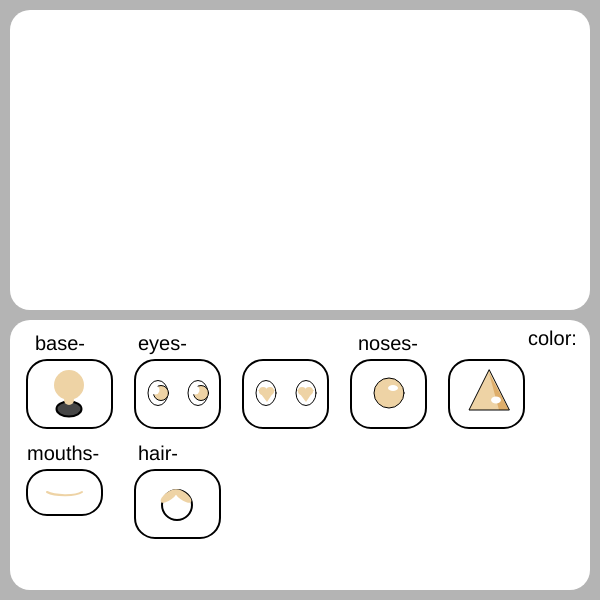
Frame 1 (no input)
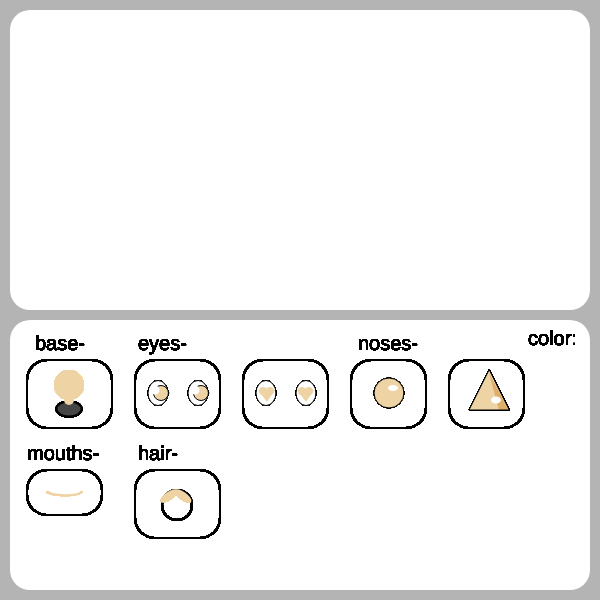
Frame 60 (no input)
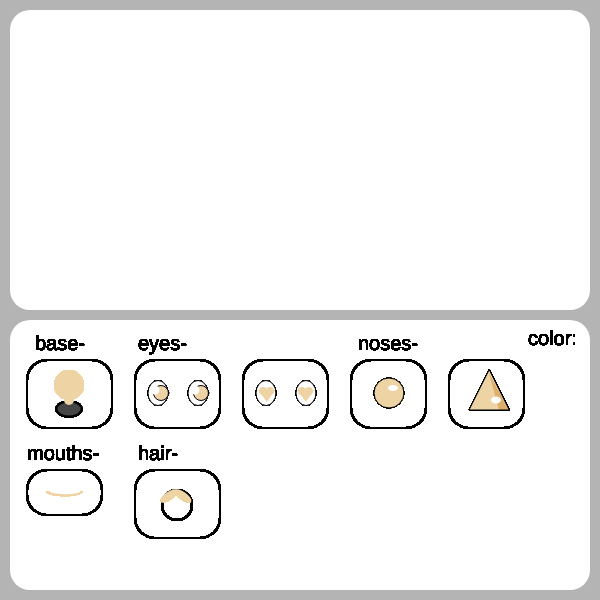
Frame 120 (the mouse pressed at the canvas centre since frame 60)

The p5.js sketch that drew these frames (run headless with seeded random() and noise() and a simulated clock; from frame 60 on, the mouse is pressed at the canvas centre):

// p5.js sketch
// ── sketch.js
let colorPicker;
let fontReg;
let headbutton = [];
let eyesone = [];
let eyestwo = [];
let noseone = [];
let nosetwo = [];
let mouthone = [];
let hairone = [];
function setup() {
  createCanvas(600, 600);
  background(180);
  noStroke();

  //canvas for character
  fill(255);
  rect(10, 10, 580, 300, 20);

  //customization options select
  rect(10, 320, 580, 270, 20);

  colorPicker = createColorPicker("#EED3A5");
  colorPicker.position(730, 440);
  

  headbutton.push(new headButton(27, 360, 30));
  eyesone.push(new eyesOne(135, 360, 5));
  eyestwo.push(new eyesTwo(243, 360, 30));
  noseone.push(new noseOne(351, 360, 30));
  nosetwo.push(new noseTwo(449, 360, 30));
  mouthone.push(new mouthOne(27, 470, 5));
  hairone.push(new hairOne(135, 470, 5));
}

function draw() {
  fill(0);
  textSize(20);
  text("color:", 528, 345);
  // fill(colorPicker.color())
  // circle(width/2,height/4,100)
  text("base-", 35, 350);
  text("eyes-", 138, 350);
  text("noses-", 358, 350);
  text("mouths-", 27, 460);
  text("hair-", 138, 460);

  for (let i = 0; i < headbutton.length; i++) {
    let btn = headbutton[i];
    btn.checkMouse();
    btn.display();
  }

  for (let i = 0; i < eyesone.length; i++) {
    let eye1 = eyesone[i];
    eye1.checkMouse();
    eye1.display();
  }
  for (let i = 0; i < eyestwo.length; i++) {
    let eye2 = eyestwo[i];
    eye2.checkMouse();
    eye2.display();
  }
  for (let i = 0; i < noseone.length; i++) {
    let no1 = noseone[i];
    no1.checkMouse();
  }
  for (let i = 0; i < nosetwo.length; i++) {
    let no2 = nosetwo[i];
    no2.checkMouse();
  }
  for (let i = 0; i < mouthone.length; i++) {
    let mouth1 = mouthone[i];
    mouth1.checkMouse();
    //mouth1.display();
  }
  for (let i = 0; i < hairone.length; i++) {
    let hair1 = hairone[i];
    hair1.checkMouse();
  }
}
class headButton {
  constructor(x, y, rad) {
    this.x = x;
    this.y = y;
    this.rad = rad;
    // color
    this.r = 255;
    this.g = 255;
    this.b = 255;
  }
  checkMouse() {
    let distance = dist(this.x + 50, this.y + 30, mouseX, mouseY);
    if (distance < 40) {
      // mouse is in the area
      fill(27, 150, 222);
      push();
      stroke(27, 150, 222);
      strokeWeight(2);
      noFill();
      rect(this.x, this.y, 85, 68, 20);
      fill(27, 150, 222);
      ellipse(this.x + 42, this.y + 49, 25, 15);
      pop();
      noStroke();

      if (mouseIsPressed) {
        push();
        translate(0, -30);
        noFill();
        push();
        blendMode(MULTIPLY);
        stroke(colorPicker.color());
        strokeWeight(1);
        ellipse(288, 295, 150, 70);
        pop();
        noStroke();
        fill(colorPicker.color());
        rect(270, 238, 35, 40, 20);
        rect(257, 260, 60, 20, 20);
        circle(287, 165, 180);
        ellipse(287, 274, 60, 30);
        pop();
      }
    } else {
      // mouse is out of the area
      fill(colorPicker.color());
      push();
      stroke(0);
      strokeWeight(2);
      noFill();
      rect(this.x, this.y, 85, 68, 20);
      fill(70);
      ellipse(this.x + 42, this.y + 49, 25, 15);
      pop();
      noStroke();
    }
  }
  display() {
    push();
    noStroke();
    circle(this.x + 42, this.y + 25, 30);
    rect(this.x + 37, this.y + 35, 10, 10, 20);
    pop();
  }
}

class eyesOne {
  constructor(x, y, rad) {
    this.x = x;
    this.y = y;
    this.rad = rad;
    // color
    this.r = 255;
    this.g = 255;
    this.b = 255;
  }
  checkMouse() {
    let distance = dist(this.x + 50, this.y + 30, mouseX, mouseY);
    if (distance < 40) {
      // mouse is in the area
      fill(27, 150, 222);
      push();
      stroke(27, 150, 222);
      strokeWeight(2);

      noFill();
      rect(this.x, this.y, 85, 68, 20);
      pop();
      noStroke();

      if (mouseIsPressed) {
        noStroke();
        push();
        strokeWeight(1);
        stroke(0);
        fill(255);
        ellipse(247, 125, 30, 40);
        ellipse(330, 125, 30, 40);
        fill(colorPicker.color());
        circle(252, 125, 20);
        circle(335, 125, 20);
        noStroke();
        fill(255);
        circle(246, 119, 10);
        circle(329, 119, 10);
        pop();
      }
    } else {
      // mouse is out of the area
      fill(colorPicker.color());
      push();
      stroke(0);
      strokeWeight(2);
      noFill();
      rect(this.x, this.y, 85, 68, 20);
      strokeWeight(1);
      fill(255);
      ellipse(this.x + 63, this.y + 33, 20, 25);
      ellipse(this.x + 23, this.y + 33, 20, 25);
      pop();
      noStroke();
    }
  }
  display() {
    push();
    stroke(0);
    strokeWeight(1);
    circle(this.x + 66, this.y + 33, 15);
    circle(this.x + 26, this.y + 33, 15);
    fill(255);
    noStroke();
    circle(this.x + 60, this.y + 30, 9);
    circle(this.x + 20, this.y + 30, 9);
    pop();
  }
}

class eyesTwo {
  constructor(x, y, rad) {
    this.x = x;
    this.y = y;
    this.rad = rad;
    // color
    this.r = 255;
    this.g = 255;
    this.b = 255;
  }
  checkMouse() {
    let distance = dist(this.x + 50, this.y + 30, mouseX, mouseY);
    if (distance < 40) {
      // mouse is in the area
      fill(27, 150, 222);
      push();
      stroke(27, 150, 222);
      strokeWeight(2);
      noFill();
      rect(this.x, this.y, 85, 68, 20);
      pop();
      noStroke();

      if (mouseIsPressed) {
        noStroke();
        push();
        stroke(0);
        strokeWeight(1);
        fill(255);
        ellipse(247, 125, 30, 40);
        ellipse(330, 125, 30, 40);
        fill(colorPicker.color());
        noStroke();
        circle(241, 123, 13);
        circle(252, 123, 13);
        triangle(235, 126, 246, 137, 258, 126);
        fill(255);
        ellipse(238, 126, 10, 5);

        fill(colorPicker.color());
        circle(324, 123, 13);
        circle(335, 123, 13);
        triangle(318, 126, 329, 137, 341, 126);
        fill(255);
        ellipse(321, 126, 10, 5);
        pop();
      }
    } else {
      // mouse is out of the area
      fill(colorPicker.color());
      push();
      stroke(0);
      strokeWeight(2);
      noFill();
      rect(this.x, this.y, 85, 68, 20);
      strokeWeight(1);
      fill(255);
      ellipse(this.x + 63, this.y + 33, 20, 25);
      ellipse(this.x + 23, this.y + 33, 20, 25);
      pop();
      noStroke();
    }
  }
  display() {
    push();
    circle(this.x + 59, this.y + 31, 8);
    circle(this.x + 66, this.y + 31, 8);
    triangle(
      this.x + 54,
      this.y + 30,
      this.x + 63,
      this.y + 42,
      this.x + 71,
      this.y + 30
    );
    circle(this.x + 20, this.y + 31, 8);
    circle(this.x + 27, this.y + 31, 8);
    triangle(
      this.x + 15,
      this.y + 30,
      this.x + 24,
      this.y + 42,
      this.x + 32,
      this.y + 30
    );

    // circle(this.x + 66, this.y + 33, 15);
    // circle(this.x + 26, this.y + 33, 15);
    // fill(255);
    // noStroke();
    // circle(this.x + 60, this.y + 30, 9);
    // circle(this.x + 20, this.y + 30, 9);
    pop();
  }
}

class noseOne {
  constructor(x, y, rad) {
    this.x = x;
    this.y = y;
    this.rad = rad;
    // color
    this.r = 255;
    this.g = 255;
    this.b = 255;
  }
  checkMouse() {
    let distance = dist(this.x + 50, this.y + 30, mouseX, mouseY);
    if (distance < 40) {
      // mouse is in the area
      fill(27, 150, 222);
      stroke(0);
      strokeWeight(1);
      circle(this.x + 38, this.y + 33, 30);
      noStroke();
      fill(255);
      ellipse(this.x + 42, this.y + 28, 10, 6);
      push();
      stroke(27, 150, 222);
      strokeWeight(2);
      noFill();
      rect(this.x, this.y, 75, 68, 20);
      pop();
      noStroke();

      if (mouseIsPressed) {
        fill(colorPicker.color());
        stroke(0);
        strokeWeight(1);
        ellipse(287, 152, 30);
        noStroke();
        fill(255);
        ellipse(291, 144, 10, 6);
      }
    } else {
      // mouse is out of the area
      fill(colorPicker.color());
      stroke(0);
      strokeWeight(1);
      circle(this.x + 38, this.y + 33, 30);
      noStroke();
      fill(255);
      ellipse(this.x + 42, this.y + 28, 10, 6);
      push();
      noFill();
      stroke(0);
      strokeWeight(2);
      rect(this.x, this.y, 75, 68, 20);
      pop();
      noStroke();
    }
  }
}
class noseTwo {
  constructor(x, y, rad) {
    this.x = x;
    this.y = y;
    this.rad = rad;
    // color
    this.r = 255;
    this.g = 255;
    this.b = 255;
  }
  checkMouse() {
    let distance = dist(this.x + 50, this.y + 30, mouseX, mouseY);
    if (distance < 40) {
      // mouse is in the area
      fill(27, 150, 222);
      stroke(0);
      strokeWeight(1);
      triangle(
        this.x + 40,
        this.y + 10,
        this.x + 20,
        this.y + 50,
        this.x + 60,
        this.y + 50
      );
      push();
      noStroke();
      blendMode(MULTIPLY);
      fill(27, 150, 222);
      triangle(
        this.x + 40,
        this.y + 13,
        this.x + 50,
        this.y + 50,
        this.x + 60,
        this.y + 50
      );
      pop();
      fill(255);
      noStroke();
      ellipse(this.x + 47, this.y + 40, 10, 7);
      push();
      stroke(27, 150, 222);
      strokeWeight(2);
      noFill();
      rect(this.x, this.y, 75, 68, 20);

      noStroke();

      if (mouseIsPressed) {
        stroke(0);
        strokeWeight(1);
        fill(colorPicker.color());
        push();
        translate(3, 5);
        triangle(285, 120, 270, 161, 300, 161);
        noStroke();
        push();
        blendMode(MULTIPLY);
        fill(colorPicker.color());
        triangle(286, 124, 290, 161, 300, 161);
        pop();
        fill(255);
        ellipse(291, 152, 10, 5);
        pop();
      }
    } else {
      // mouse is out of the area
      fill(colorPicker.color());
      stroke(0);
      strokeWeight(1);
      triangle(
        this.x + 40,
        this.y + 10,
        this.x + 20,
        this.y + 50,
        this.x + 60,
        this.y + 50
      );
      push();
      noStroke();
      blendMode(MULTIPLY);
      fill(colorPicker.color());
      triangle(
        this.x + 40,
        this.y + 13,
        this.x + 50,
        this.y + 50,
        this.x + 60,
        this.y + 50
      );
      pop();
      fill(255);
      noStroke();
      ellipse(this.x + 47, this.y + 40, 10, 7);
      push();
      noFill();
      stroke(0);
      strokeWeight(2);
      rect(this.x, this.y, 75, 68, 20);
      pop();
      noStroke();
    }
  }
}
class mouthOne {
  constructor(x, y, rad) {
    this.x = x;
    this.y = y;
    this.rad = rad;
    // color
    this.r = 255;
    this.g = 255;
    this.b = 255;
  }
  checkMouse() {
    let distance = dist(this.x + 50, this.y + 30, mouseX, mouseY);
    if (distance < 40) {
      // mouse is in the area
      noFill();
      stroke(27, 150, 222);
      strokeWeight(2);
      curve(
        this.x + 10,
        this.y - 2,
        this.x + 20,
        this.y + 22,
        this.x + 55,
        this.y + 22,
        this.x + 60,
        this.y - 5
      );
      stroke(27, 150, 222);
      strokeWeight(2);
      noFill();
      rect(this.x, this.y, 75, 45, 20);

      noStroke();

      if (mouseIsPressed) {
        push();
        //blendMode(MULTIPLY);
        stroke(colorPicker.color());
        noFill();
        translate(9, -5);
        curve(262, 128, 271, 190, 290, 190, 312, 128);
        pop();
      }
    } else {
      // mouse is out of the area
      stroke(colorPicker.color());
      strokeWeight(2);
      curve(
        this.x + 10,
        this.y - 2,
        this.x + 20,
        this.y + 22,
        this.x + 55,
        this.y + 22,
        this.x + 60,
        this.y - 5
      );
      noFill();
      stroke(0);
      strokeWeight(2);
      rect(this.x, this.y, 75, 45, 20);

      noStroke();
    }
  }
}
class hairOne {
  constructor(x, y, rad) {
    this.x = x;
    this.y = y;
    this.rad = rad;
    // color
    this.r = 255;
    this.g = 255;
    this.b = 255;
  }
  checkMouse() {
    let distance = dist(this.x + 50, this.y + 30, mouseX, mouseY);
    if (distance < 40) {
      // mouse is in the area
      fill(27, 150, 222);
      push();
      stroke(27, 150, 222);
      strokeWeight(2);
      push()
      translate(this.x+48,this.y+26)
      rotate(PI/5)
      ellipse(0,0,20,8)
      pop()
      push()
      translate(this.x+34,this.y+26)
      rotate(PI/-5)
      ellipse(0,0,20,8)
      pop()
      noFill();
      rect(this.x, this.y, 85, 68, 20);
      pop();
      noStroke();

      if (mouseIsPressed) {
      noStroke()
    
  fill(colorPicker.color())
  push()
  translate(335,72)
  rotate(PI/5)
  ellipse(2,8,123,45)
  pop()
  push()
  translate(230,70)
  rotate(PI/-5)
  ellipse(5,15,123,45)
  pop()
  
      }
    } else {
      // mouse is out of the area
      fill(colorPicker.color());
      push();
      stroke(0);
      strokeWeight(2);
      noFill();
      rect(this.x, this.y, 85, 68, 20);
      circle(this.x + 42, this.y + 35, 30);
      pop();
      push()
      translate(this.x+48,this.y+26)
      rotate(PI/5)
      ellipse(0,0,20,8)
      pop()
      push()
      translate(this.x+34,this.y+26)
      rotate(PI/-5)
      ellipse(0,0,20,8)
      pop()
      noStroke();
    }
  }
}

// ── style.css
html, body {
margin-left: 100px;
  padding: 0;
}

canvas {
  display: block;
}
